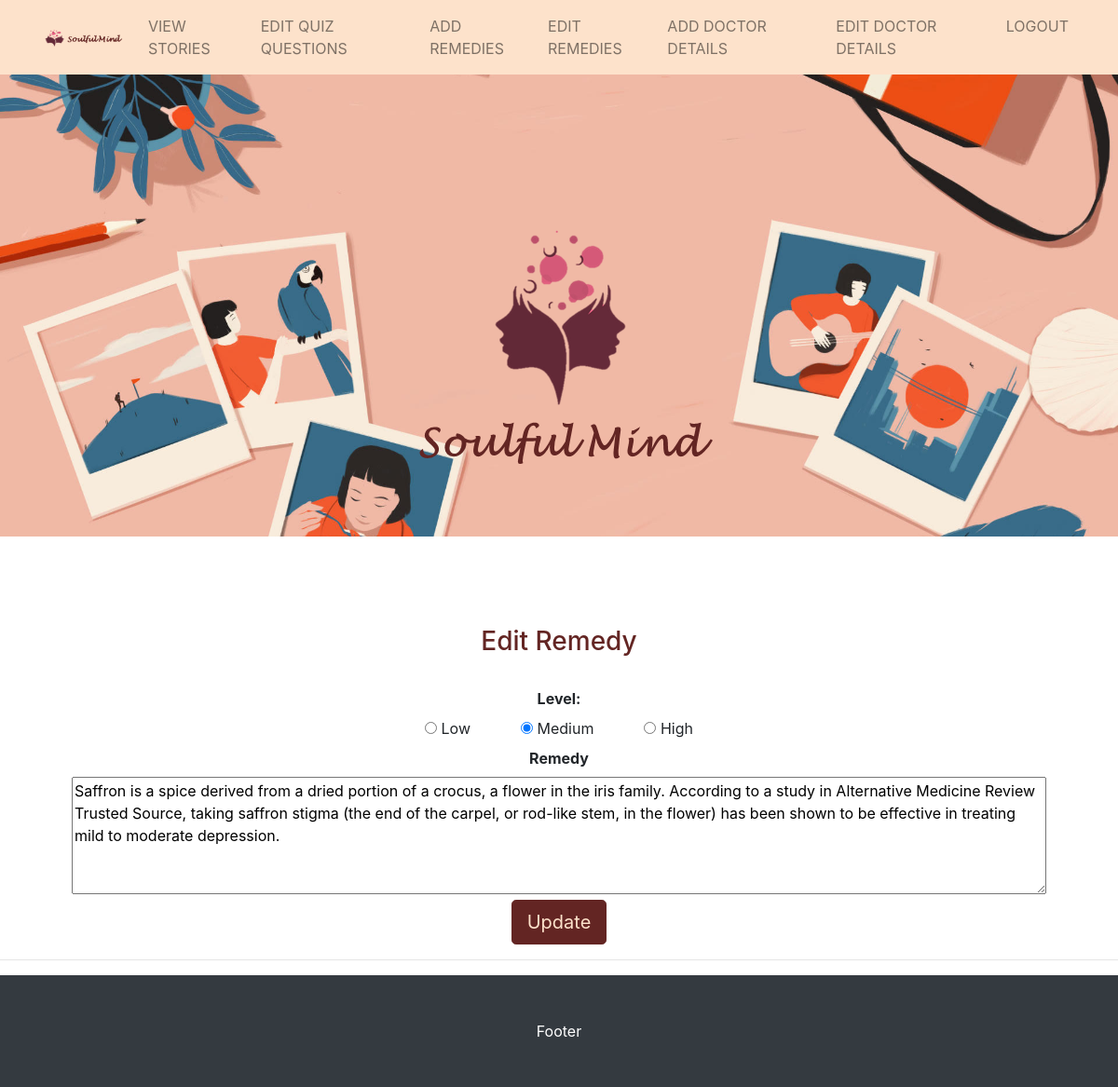
/admineditremedies.php?id=11 (signed in), run on the app's committed database.
### tables this page shows
CREATE TABLE `remedies` (
  `id` int(11) NOT NULL,
  `level` int(11) NOT NULL,
  `remedy` varchar(2000) NOT NULL
);

### admineditremedies.php (the view, shortened to what this page needs)
<?php
require('connect.php');
$id=$_REQUEST['id'];
$query = "SELECT * from remedies where id='".$id."'";
$result = mysqli_query($con, $query) or die(mysqli_error($con));
$row = mysqli_fetch_assoc($result);
?>
<!DOCTYPE html>
<html lang="en">
<head>
  <link href="vendor/bootstrap/css/bootstrap.min.css" rel="stylesheet">
  <link href="css/customcss.css" rel="stylesheet">
</head>
<body>
  <nav class="navbar fixed-top navbar-expand-lg navbar-light navbar-style navbar-custom fixed-top">
    <div class="container">
      <a class="navbar-brand" href="adminpage.php"><img src="logo_nav1.png"></a>
      <div class="collapse navbar-collapse" id="navbarResponsive">
        <ul class="navbar-nav ml-auto">
        <li class="navbar-item custom3">
            <a class="nav-link " href="viewstories.php">View Stories</a>
          </li>
        <li class="navbar-item custom3">
            <a class="nav-link" href="viewquiz.php">Edit Quiz Questions</a>
          </li>
          <li class="navbar-item custom3">
            <a class="nav-link " href="adminaddremedies.php">Add Remedies</a>
          </li>
          <li class="navbar-item custom3">
            <a class="nav-link" href="viewremedies.php">Edit Remedies</a>
          </li>
          <li class="navbar-item custom3">
            <a class="nav-link" href="adminadddoctors.php">Add Doctor Details</a>
          </li>
          <li class="navbar-item custom3">
            <a class="nav-link" href="viewdoctors.php">Edit Doctor Details</a>
          </li>
          <li class="navbar-item custom3">
            <a class="nav-link" href="adminlogin.php">Logout</a>
          </li>
        </ul>
      </div>
    </div>
  </nav>
  <header>
    <div id="carouselExampleIndicators" class="carousel slide" data-ride="carousel">
      <div class="carousel-inner" role="listbox">
        <div class="carousel-item active" style="background-image: url('backimage.jpg')">
          <div class="carousel-caption d-none d-md-block">
            <h3><img class="img-fluid rounded" src="logo.png" alt=""></h3>
          </div>
        </div>
      </div>
    </div>
  </header>
  <br/>
  <?php
if(isset($_POST['new']) && $_POST['new']==1)
{
$id=$_REQUEST['id'];
$level=$_REQUEST['level'];
$remedy=$_REQUEST['remedy'];
$submittedby = $_SESSION["username"];
$update="update remedies set level='".$level."',
remedy='".$remedy."' where id='".$id."'";
mysqli_query($con, $update) or die(mysqli_error($con));
echo '<script>alert("Remedy Updated successfully");';
echo 'window.location.href = "viewremedies.php";';
echo'</script>';
}else {
?>
<br/><br/><br/>
<center>
<form name="new" action="" method="post" enctype='multipart/form-data'>
    <h3 style="color:rgb(99, 37, 35)">Edit Remedy</h3></td>
        <input name="id" type="hidden" value="<?php echo $row['id'];?>" /><br/>
        <label><b>Level:</b></label><br/>
        <input type='radio' name='level' value='1' <?php if($row["level"]=="1"){ echo "checked";} ?>/>
        <label>Low</label>&nbsp;&nbsp;&nbsp;&nbsp;&nbsp;&nbsp;&nbsp;&nbsp;&nbsp;&nbsp;&nbsp;
        <input type='radio' name='level' value='2' <?php if($row["level"]=="2"){ echo "checked";} ?>/>
        <label>Medium</label>&nbsp;&nbsp;&nbsp;&nbsp;&nbsp;&nbsp;&nbsp;&nbsp;&nbsp;&nbsp;&nbsp;
        <input type='radio' name='level' value='3' <?php if($row["level"]=="3"){ echo "checked";} ?>/>
        <label>High</label><br/>
        <label><b>Remedy</b></label><br/>
        <textarea type="text" name="remedy" placeholder="Enter Remedy" rows="5" cols="100"><?php echo $row['remedy'];?></textarea><br/>
        <input class="btn btn-lg  btn-custom" name="submit" type="submit" value="Update" />
</form>
</center>
<?php } ?>
<hr>
<footer class="py-5 bg-dark">
    <div class="container">
      <p class="m-0 text-center text-white">Footer</p>
    </div>
  </footer>
</body>
</html>

### css/customcss.css (style rules this page uses)
body { padding-top: 56px; }
li { color:rgb(99, 37, 35); }
.carousel-item { height: 65vh; min-height: 300px; background: no-repeat center center scroll; -webkit-background-size: cover; -moz-background-size: cover; -o-background-size: cover; background-size: cover; }
.navbar-custom { background-color: rgb(253, 226, 203); }
.navbar-style { background-color: rgb(253, 226, 203); text-transform: uppercase; color:rgb(99, 37, 35); }
.btn-custom { background:rgb(99, 37, 35); color:rgb(253, 226, 203); border: 1px solid rgb(99, 37, 35); }

### data on the page
remedies: level "☑", remedy "Saffron is a spice derived from a dried portion of a crocus, a flower in the iris family. According to a study in Alternative Medicine Review Trusted Source, taking saffron stigma (the end of the carpel, or rod-like stem, in the flower) has been shown to be effective in treating mild to moderate depression."
